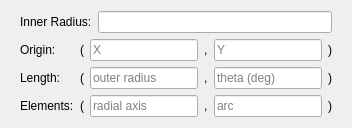
              <widget class="QWidget" name="Cylindrical2D">
               <layout class="QVBoxLayout" name="verticalLayout_32">
                <item>
                 <widget class="QFrame" name="Cylindrical2DInputs2">
                  <property name="frameShape">
                   <enum>QFrame::NoFrame</enum>
                  </property>
                  <property name="frameShadow">
                   <enum>QFrame::Raised</enum>
                  </property>
                  <layout class="QHBoxLayout" name="horizontalLayout_13">
                   <property name="topMargin">
                    <number>0</number>
                   </property>
                   <property name="bottomMargin">
                    <number>0</number>
                   </property>
                   <item>
                    <widget class="QLabel" name="LInnerRadiusC2D">
                     <property name="text">
                      <string>Inner Radius:</string>
                     </property>
                    </widget>
                   </item>
                   <item>
                    <widget class="QLineEdit" name="INInnerRadiusC2D"/>
                   </item>
                  </layout>
                 </widget>
                </item>
                <item>
                 <widget class="QFrame" name="Cylindrical2DInputs">
                  <property name="frameShape">
                   <enum>QFrame::NoFrame</enum>
                  </property>
                  <property name="frameShadow">
                   <enum>QFrame::Raised</enum>
                  </property>
                  <layout class="QGridLayout" name="gridLayout_5">
                   <property name="topMargin">
                    <number>0</number>
                   </property>
                   <property name="bottomMargin">
                    <number>0</number>
                   </property>
                   <item row="0" column="1">
                    <widget class="QLabel" name="label_37">
                     <property name="text">
                      <string>(</string>
                     </property>
                    </widget>
                   </item>
                   <item row="0" column="0">
                    <widget class="QLabel" name="LOriginC2D">
                     <property name="text">
                      <string>&lt;html&gt;&lt;head/&gt;&lt;body&gt;&lt;p&gt;Origin:&lt;/p&gt;&lt;/body&gt;&lt;/html&gt;</string>
                     </property>
                    </widget>
                   </item>
                   <item row="1" column="4">
                    <widget class="QLineEdit" name="INLengthThetaC2D">
                     <property name="placeholderText">
                      <string>theta (deg)</string>
                     </property>
                    </widget>
                   </item>
                   <item row="2" column="1">
                    <widget class="QLabel" name="label_38">
                     <property name="text">
                      <string>(</string>
                     </property>
                    </widget>
                   </item>
                   <item row="1" column="2">
                    <widget class="QLineEdit" name="INLengthOutRadC2D">
                     <property name="placeholderText">
                      <string>outer radius</string>
                     </property>
                    </widget>
                   </item>
                   <item row="2" column="3">
                    <widget class="QLabel" name="label_40">
                     <property name="text">
                      <string>,</string>
                     </property>
                    </widget>
                   </item>
                   <item row="0" column="4">
                    <widget class="QLineEdit" name="INOriginYC2D">
                     <property name="placeholderText">
                      <string>Y</string>
                     </property>
                    </widget>
                   </item>
                   <item row="0" column="3">
                    <widget class="QLabel" name="label_36">
                     <property name="text">
                      <string>,</string>
                     </property>
                    </widget>
                   </item>
                   <item row="1" column="1">
                    <widget class="QLabel" name="label_41">
                     <property name="text">
                      <string>(</string>
                     </property>
                    </widget>
                   </item>
                   <item row="1" column="5">
                    <widget class="QLabel" name="label_35">
                     <property name="text">
                      <string>)</string>
                     </property>
                    </widget>
                   </item>
                   <item row="1" column="0">
                    <widget class="QLabel" name="LLengthC2D">
                     <property name="text">
                      <string>Length:</string>
                     </property>
                    </widget>
                   </item>
                   <item row="2" column="4">
                    <widget class="QLineEdit" name="INElementsArcC2D">
                     <property name="placeholderText">
                      <string>arc </string>
                     </property>
                    </widget>
                   </item>
                   <item row="0" column="2">
                    <widget class="QLineEdit" name="INOriginXC2D">
                     <property name="text">
                      <string/>
                     </property>
                     <property name="placeholderText">
                      <string>X</string>
                     </property>
                    </widget>
                   </item>
                   <item row="2" column="2">
                    <widget class="QLineEdit" name="INElementsRadialC2D">
                     <property name="placeholderText">
                      <string>radial axis</string>
                     </property>
                    </widget>
                   </item>
                   <item row="2" column="0">
                    <widget class="QLabel" name="LElementsC2D">
                     <property name="text">
                      <string>Elements:</string>
                     </property>
                    </widget>
                   </item>
                   <item row="0" column="5">
                    <widget class="QLabel" name="label_34">
                     <property name="text">
                      <string>)</string>
                     </property>
                    </widget>
                   </item>
                   <item row="2" column="5">
                    <widget class="QLabel" name="label_33">
                     <property name="text">
                      <string>)</string>
                     </property>
                    </widget>
                   </item>
                   <item row="1" column="3">
                    <widget class="QLabel" name="label_43">
                     <property name="text">
                      <string>,</string>
                     </property>
                    </widget>
                   </item>
                  </layout>
                 </widget>
                </item>
               </layout>
              </widget>
